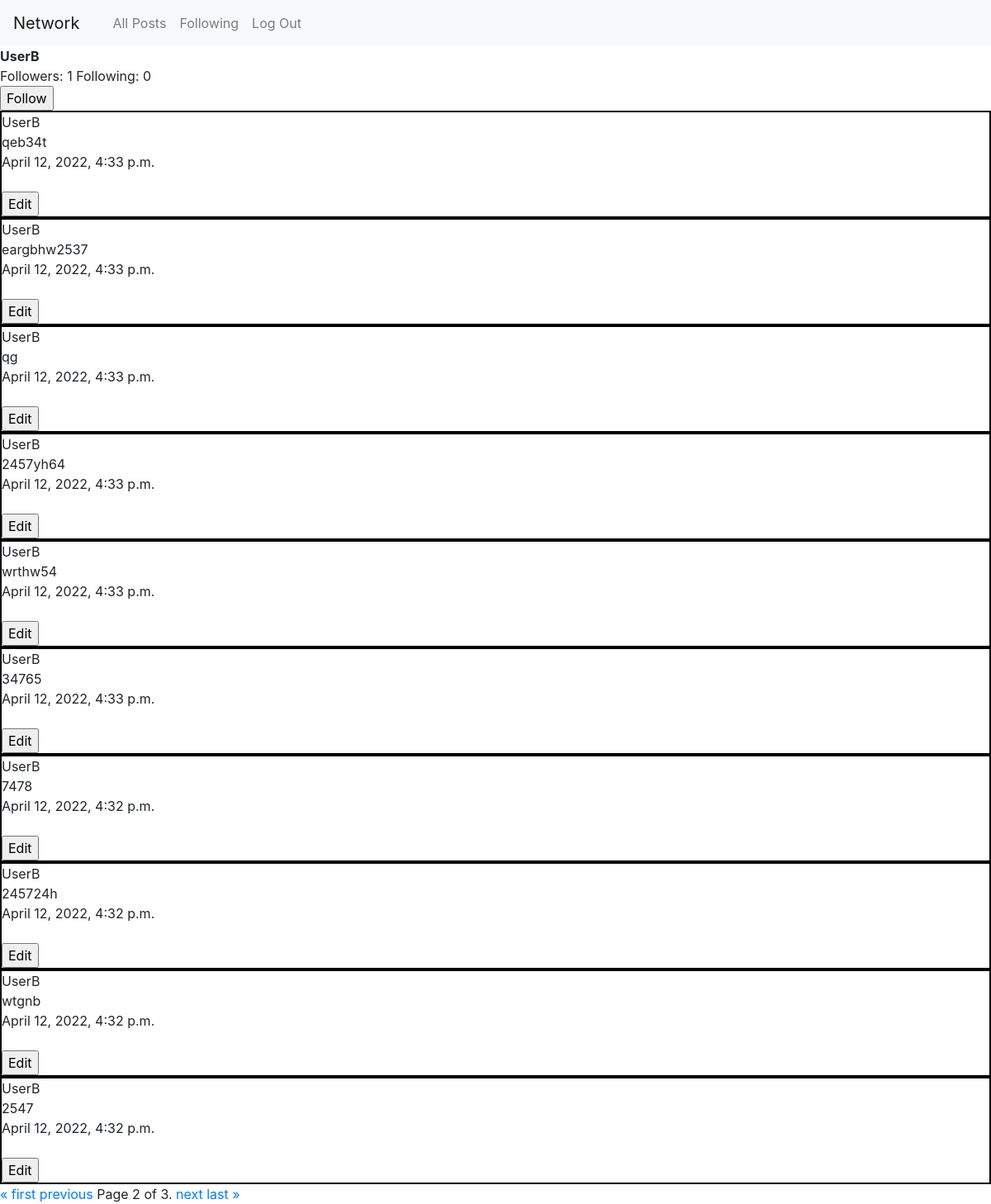
The app's page /user/UserB?page=2 with its own data.
### network/models.py (models this page shows, shortened)
class User(AbstractUser):
    pass

class Post(models.Model):
    user = models.ForeignKey("User", on_delete=models.CASCADE)
    body = models.TextField(blank=True)
    date = models.DateTimeField(auto_now_add=True)

### network/views.py (the view)
# urls.py: path("user/<str:username>", views.profile, name="profile"),
def profile(request, username):
    viewed_user = User.objects.get(username=username)
    logged_in_user = request.user
    p = Paginator(Post.objects.filter(user=viewed_user).order_by("-date"),10)
    page = request.GET.get('page')
    posts = p.get_page(page)
    if request.method == "POST":
        if request.POST.get("submit") == "Follow":
            if viewed_user != logged_in_user:
                follower = Follower(following=logged_in_user, followed=viewed_user )
                follower.save()
            return HttpResponseRedirect(f"/user/{viewed_user}")
    following_count = Follower.objects.filter(following=viewed_user).count
    followed_count = Follower.objects.filter(followed=viewed_user).count
    return render(request,"network/profile.html", {"current_user": logged_in_user,"user": viewed_user,"posts": posts, "following_count": following_count, "followed_count":followed_count})

### network/templates/network/profile.html (shortened to what this page needs)
{% extends "network/layout.html" %}
{% block body %}
<strong>{{user}}</strong>
<br>
Followers: {{followed_count}}
Following: {{following_count}}
<form action="" method="post">
    <input type="submit" name="submit" value="Follow">
</form>
{% for post in posts%}
<div  style ="border: solid black 2px;">
<div>{{post.user}}</div>
<div>{{post.body}}</div>
<div>{{post.date}}</div><br>
<form action="{% url 'edit' post.id %}" method='POST'>
    <input type="submit" name="submit" value="Edit">
</form>
</div>
{% endfor %}
<div class="pagination">
    <span class="step-links">
        {% if posts.has_previous %}
            <a href="?page=1">&laquo; first</a>
            <a href="?page={{ posts.previous_page_number }}">previous</a>
        {% endif %}
        <span class="current">
            Page {{ posts.number }} of {{ posts.paginator.num_pages }}.
        </span>
        {% if posts.has_next %}
            <a href="?page={{ posts.next_page_number }}">next</a>
            <a href="?page={{ posts.paginator.num_pages }}">last &raquo;</a>
        {% endif %}
    </span>
</div>
{% endblock %}

### records on screen
User: username "UserB"
Post: user "UserB", body "qeb34t", date "April 12, 2022, 4:33 p.m."
Post: user "UserB", body "eargbhw2537", date "April 12, 2022, 4:33 p.m."
Post: user "UserB", body "qg", date "April 12, 2022, 4:33 p.m."
Post: user "UserB", body "2457yh64", date "April 12, 2022, 4:33 p.m."
Post: user "UserB", body "wrthw54", date "April 12, 2022, 4:33 p.m."
Post: user "UserB", body "34765", date "April 12, 2022, 4:33 p.m."
Post: user "UserB", body "7478", date "April 12, 2022, 4:32 p.m."
Post: user "UserB", body "245724h", date "April 12, 2022, 4:32 p.m."
Post: user "UserB", body "wtgnb", date "April 12, 2022, 4:32 p.m."
Post: user "UserB", body "2547", date "April 12, 2022, 4:32 p.m."

### other values on screen
{{ followed_count }} "1"
{{ following_count }} "0"
{{ posts.number }} "2"
{{ posts.paginator.num_pages }} "3"
